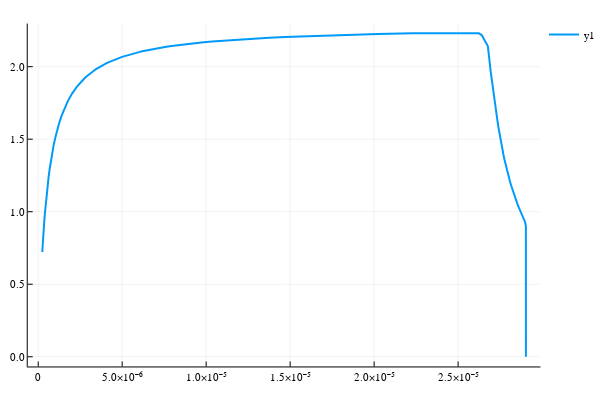

The notebook cell this image was saved under:
### Markdown cell above
## X vs D (τ > 0)

### Code cell
X_vs_Dpdata = plot((mupdata, Xpdata),lw = 2)

### Figure 1 — Plotly figure (JSON) as saved in the notebook; plotly's stock layout.template omitted (floating-point values rounded to 4 significant figures; data arrays with more than 128 entries replaced by an {"elided": "..."} marker saying what was removed)
{"data": [{"colorbar": {"title": ""}, "hoverinfo": "text", "legendgroup": "y1", "line": {"color": "rgba(0, 154, 250, 1.000)", "dash": "solid", "shape": "linear", "width": 2}, "mode": "lines", "name": "y1", "showlegend": true, "text": {"elided": "750 null values"}, "type": "scatter", "x": {"elided": "750 float values"}, "xaxis": "x1", "y": {"elided": "750 float values"}, "yaxis": "y1"}], "layout": {"annotations": [], "height": 400, "legend": {"bgcolor": "rgba(255, 255, 255, 1.000)", "bordercolor": "rgba(0, 0, 0, 1.000)", "font": {"color": "rgba(0, 0, 0, 1.000)", "family": "sans-serif", "size": 11}, "tracegroupgap": 0, "x": 1, "y": 1}, "margin": {"b": 20, "l": 0, "r": 0, "t": 20}, "paper_bgcolor": "rgba(255, 255, 255, 1.000)", "plot_bgcolor": "rgba(255, 255, 255, 1.000)", "showlegend": true, "width": 600, "xaxis": {"anchor": "y1", "domain": [0.05101, 0.9934], "gridcolor": "rgba(0, 0, 0, 0.100)", "gridwidth": 0.5, "linecolor": "rgba(0, 0, 0, 1.000)", "mirror": false, "range": [-6.231e-07, 2.99e-05], "showgrid": true, "showline": true, "showticklabels": true, "tickangle": 0, "tickcolor": "rgb(0, 0, 0)", "tickfont": {"color": "rgba(0, 0, 0, 1.000)", "family": "sans-serif", "size": 11}, "tickmode": "array", "ticks": "inside", "ticktext": ["0", "5.0×10⁻⁶", "1.0×10⁻⁵", "1.5×10⁻⁵", "2.0×10⁻⁵", "2.5×10⁻⁵"], "tickvals": [0, 5e-06, 1e-05, 1.5e-05, 2e-05, 2.5e-05], "title": "", "titlefont": {"color": "rgba(0, 0, 0, 1.000)", "family": "sans-serif", "size": 15}, "type": "-", "visible": true, "zeroline": false, "zerolinecolor": "rgba(0, 0, 0, 1.000)"}, "yaxis": {"anchor": "x1", "domain": [0.03762, 0.9902], "gridcolor": "rgba(0, 0, 0, 0.100)", "gridwidth": 0.5, "linecolor": "rgba(0, 0, 0, 1.000)", "mirror": false, "range": [-0.06691, 2.297], "showgrid": true, "showline": true, "showticklabels": true, "tickangle": 0, "tickcolor": "rgb(0, 0, 0)", "tickfont": {"color": "rgba(0, 0, 0, 1.000)", "family": "sans-serif", "size": 11}, "tickmode": "array", "ticks": "inside", "ticktext": ["0.0", "0.5", "1.0", "1.5", "2.0"], "tickvals": [0, 0.5, 1, 1.5, 2], "title": "", "titlefont": {"color": "rgba(0, 0, 0, 1.000)", "family": "sans-serif", "size": 15}, "type": "-", "visible": true, "zeroline": false, "zerolinecolor": "rgba(0, 0, 0, 1.000)"}}}
